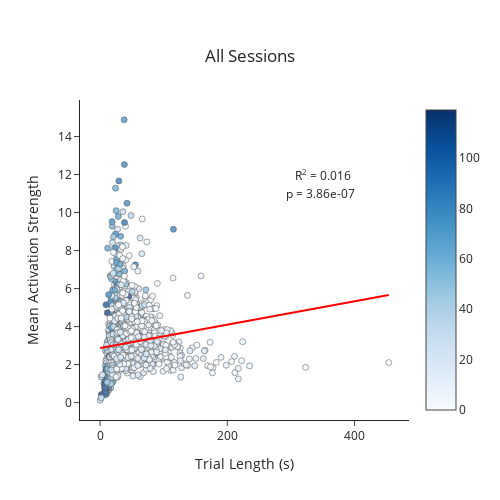

Notebook code for this chart:
### Code cell
## Mean activation strength vs trial length
fig = pf.custom_graph_template('All Sessions', x_title = 'Trial Length (s)', y_title = 'Mean Activation Strength')
fig.add_trace(go.Scatter(x = trial_df.trial_length, y = trial_df['mean'], mode = 'markers', opacity = 0.7, showlegend = False,
                         marker={'color': trial_df.trial, 'colorscale': 'Blues', 'showscale': True, 'line': {'color': 'black', 'width' : 0.5}}))
fig.add_trace(go.Scatter(x = trial_df.trial_length, y = lm_mean['pred'], mode = 'lines', line_color = 'red', showlegend = False))
fig.add_annotation(x = 350, y = 12, text = 'R<sup>2</sup> = {}'.format(round(lm_mean['adj_r2'], 3)), showarrow = False)
fig.add_annotation(x = 347, y = 11, text = 'p = 3.86e-07', showarrow = False)
fig.show()
fig.write_image(pjoin(figure_path, 'mean_activation_strength_allsessions.png'))

### Figure 1 — Plotly figure (JSON) as saved in the notebook; plotly's stock layout.template omitted (floating-point values rounded to 4 significant figures; data arrays with more than 128 entries replaced by an {"elided": "..."} marker saying what was removed)
{"data": [{"marker": {"color": {"elided": "1580 int values"}, "colorscale": [[0, "rgb(247,251,255)"], [0.125, "rgb(222,235,247)"], [0.25, "rgb(198,219,239)"], [0.375, "rgb(158,202,225)"], [0.5, "rgb(107,174,214)"], [0.625, "rgb(66,146,198)"], [0.75, "rgb(33,113,181)"], [0.875, "rgb(8,81,156)"], [1, "rgb(8,48,107)"]], "line": {"color": "black", "width": 0.5}, "showscale": true}, "mode": "markers", "opacity": 0.7, "showlegend": false, "type": "scatter", "x": {"elided": "1580 float values"}, "y": {"elided": "1580 float values"}}, {"line": {"color": "red"}, "mode": "lines", "showlegend": false, "type": "scatter", "x": {"elided": "1580 float values"}, "y": {"elided": "1580 float values"}}], "layout": {"annotations": [{"showarrow": false, "text": "R<sup>2</sup> = 0.016", "x": 350, "y": 12}, {"showarrow": false, "text": "p = 3.86e-07", "x": 347, "y": 11}], "height": 500, "title": {"text": "All Sessions", "x": 0.5, "xanchor": "center", "y": 0.9, "yanchor": "top"}, "width": 500, "xaxis": {"title": {"text": "Trial Length (s)"}}, "yaxis": {"title": {"text": "Mean Activation Strength"}}}}
